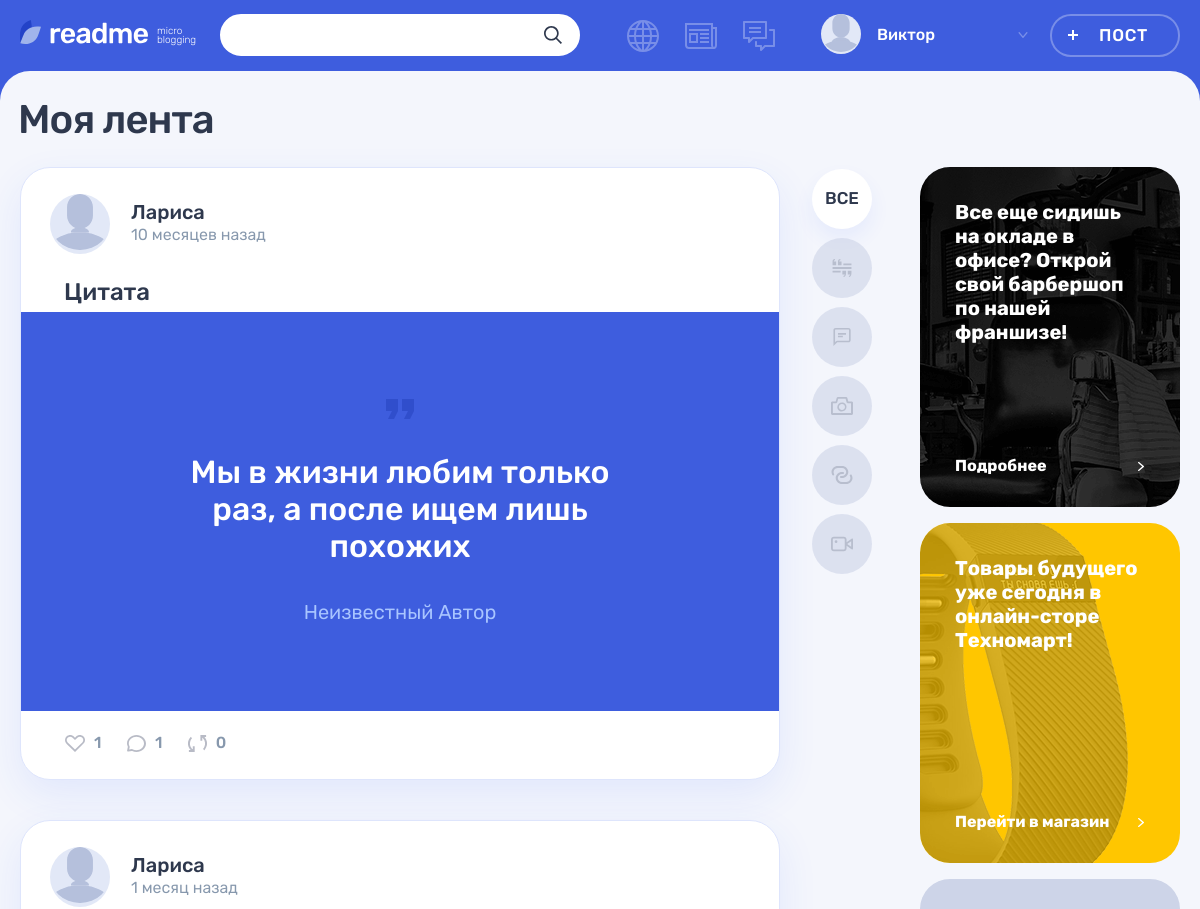
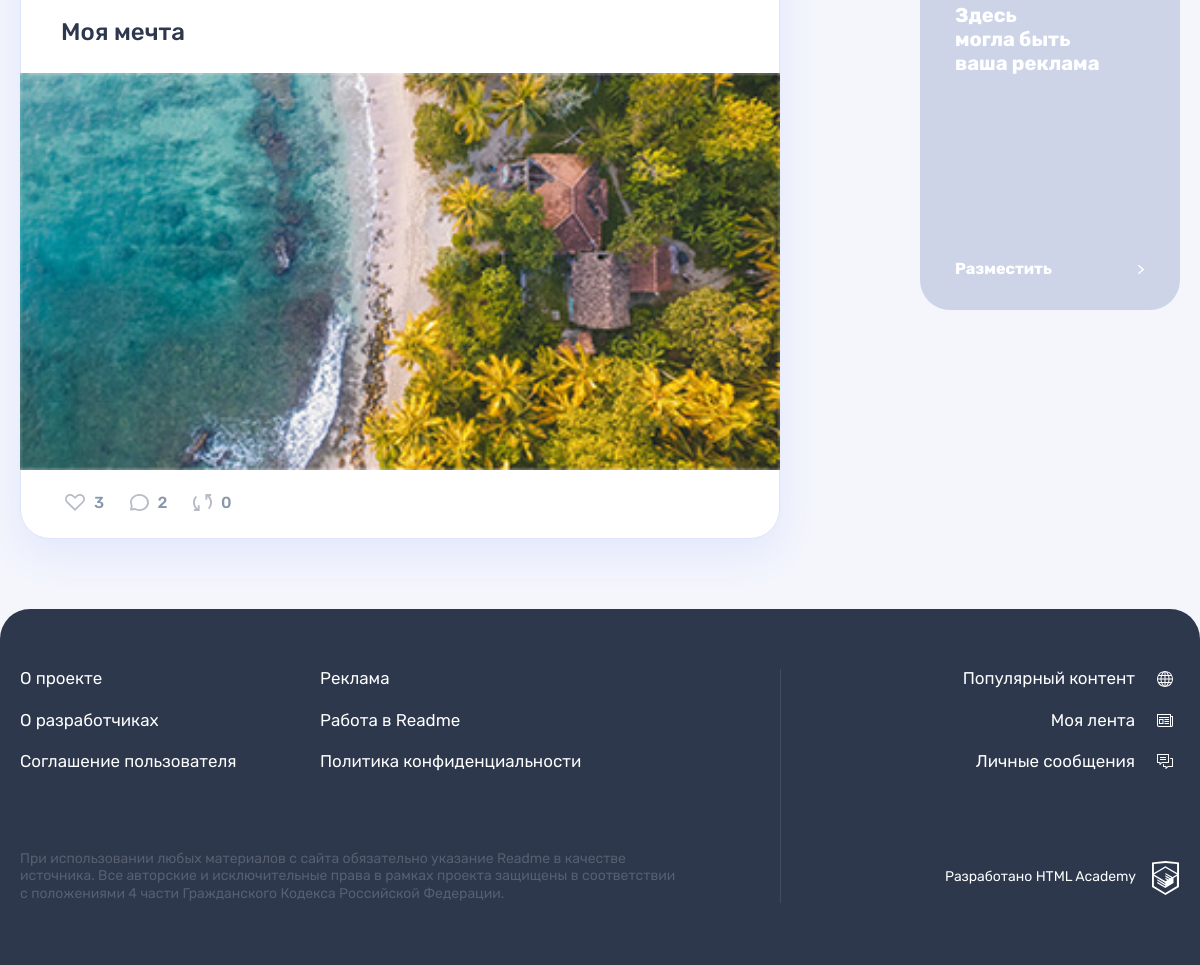
/feed.php (signed in), run on the app's committed database (2 pictures, top to bottom).
### tables this page shows
CREATE TABLE posts (
  id INT UNSIGNED AUTO_INCREMENT PRIMARY KEY,
  date_creation DATETIME NOT NULL DEFAULT CURRENT_TIMESTAMP,
  title VARCHAR(35) NOT NULL,
  content TEXT(1000) DEFAULT NULL,
  quote_author VARCHAR(255) DEFAULT NULL,
  image TEXT DEFAULT NULL,
  video VARCHAR(255) DEFAULT NULL,
  website_link VARCHAR(255) DEFAULT NULL,
  views_number INT DEFAULT 0,
  author_id INT UNSIGNED,
  type_id INT UNSIGNED,
  original_recoding_author INT UNSIGNED,
  original_id INT UNSIGNED,
  repost BOOLEAN DEFAULT NULL,

  FOREIGN KEY (author_id) REFERENCES users (id),
  FOREIGN KEY (type_id) REFERENCES content_type (id),
  FOREIGN KEY (original_recoding_author) REFERENCES users (id),
  FOREIGN KEY (original_id) REFERENCES posts (id)
);

CREATE TABLE users (
  id INT UNSIGNED AUTO_INCREMENT PRIMARY KEY,
  registration_date DATETIME NOT NULL DEFAULT CURRENT_TIMESTAMP,
  email VARCHAR(255) NOT NULL UNIQUE,
  login VARCHAR(10) NOT NULL UNIQUE,
  password VARCHAR(20),
  avatar VARCHAR(255)
);

CREATE TABLE content_type (
  id INT UNSIGNED AUTO_INCREMENT PRIMARY KEY,
  content_title VARCHAR(255) NOT NULL,
  icon_class VARCHAR(255) NOT NULL
);

### helpers.php (called while the page is built, shortened)
<?php
function get_noun_plural_form(int $number, string $one, string $two, string $many): string
{
    $mod10 = $number % 10;
    $mod100 = $number % 100;
    switch (true) {
        case ($mod100 >= 11 && $mod100 <= 20):
            return $many;
        case ($mod10 > 5):
            return $many;
        case ($mod10 === 1):
            return $one;
        case ($mod10 >= 2 && $mod10 <= 4):
            return $two;
        default:
            return $many;
    }
}
function include_template(string $name, array $data = []): string
{
    $name = 'templates/' . $name;
    extract($data);
    require $name;
    return ob_get_clean();
}
function getRelativeFormat(string $date, string $value = "назад"): string
{
    $currentDate = new DateTime("", new DateTimeZone("Europe/Moscow"));
    $publicationDate = new DateTime($date);
    $difference = $currentDate->diff($publicationDate);
    $minutes = $difference->i;
    $hours = $difference->h;
    $days = $difference->d;
    $weeks = floor($days / 7);
    $months = $difference->m;
    $minute = get_noun_plural_form($minutes, 'минуту', 'минуты', 'минут');
    $hour = get_noun_plural_form($hours, 'час', 'часа', 'часов');
    $day = get_noun_plural_form($days, 'день', 'дня', 'дней');
    $week = get_noun_plural_form($weeks, 'неделю', 'недели', 'недель');
    $month = get_noun_plural_form($months, 'месяц', 'месяца', 'месяцев');
    if ($months > 0) {
        $timeDifference = "{$months} {$month} {$value}";
    } elseif ($weeks > 0) {
        $timeDifference = "{$weeks} {$week} {$value}";
    } elseif ($days > 0) {
        $timeDifference = "{$days} {$day} {$value}";
    } elseif ($hours > 0) {
        $timeDifference = "{$hours} {$hour} {$value}";
    } elseif ($minutes > 0) {
        $timeDifference = "{$minutes} {$minute} {$value}";
    } else {
        $timeDifference = "только что";
    }
    return $timeDifference;
}
function getContent(object $connect, string $table): object
{
    $contentType = mysqli_query($connect, "SELECT * FROM $table");
    return $contentType;
}

### templates/feed.php (the view, shortened to what this page needs)
<main class="page__main page__main--feed">
      <div class="container">
        <h1 class="page__title page__title--feed">Моя лента</h1>
      </div>
      <div class="page__main-wrapper container">
        <section class="feed">
          <div class="feed__main-wrapper">
            <div class="feed__wrapper">
              <?php foreach ($posts as $post): ?>
                <article class="feed__post post post-<?= htmlspecialchars($post['icon_class']) ?>">
                    <header class="post__header post__author">
                        <a class="post__author-link" href="profile.php?author_id=<?= htmlspecialchars($post['author_id']) ?>" title="Автор">
                            <div class="post__avatar-wrapper">
                                <img class="post__author-avatar" src="uploads/<?= !empty($post['avatar']) && file_exists('uploads/' . $post['avatar']) ? htmlspecialchars($post['avatar']) : 'icon-input-user.svg' ?>" alt="Аватар пользователя" width="60" height="60">
                            </div>
                            <div class="post__info">
                                <b class="post__author-name"><?= htmlspecialchars($post['login']) ?></b>
                                <span class="post__time"><?= getRelativeFormat($post['date_creation']) ?></span>
                            </div>
                        </a>
                    </header>
                    <div class="post__main">
                        <h2><a href="post.php?post-id=<?= htmlspecialchars($post['id']) ?>"><?= htmlspecialchars($post['title']) ?></a></h2>
                        <?php if ($post['icon_class'] === $types[0]): ?>
                        <blockquote>
                            <p>
                                <?= htmlspecialchars($post['content']) ?>
                            </p>
                            <cite>Неизвестный Автор</cite>
                        </blockquote>
                        <?php elseif ($post['icon_class'] === $types[1]): ?>
                        <p>
                            <?= getCutString(htmlspecialchars($post['content'])) ?>
                        </p>
                        <?php elseif ($post['icon_class'] === $types[2]): ?>
                        <div class="post-photo__image-wrapper">
                            <img src="uploads/<?= htmlspecialchars($post['image']) ?>" alt="Фото от пользователя" width="760" height="396">
                        </div>
                        <?php endif ?>
                        <footer class="post__footer post__indicators">
                            <div class="post__buttons">
                                <a class="post__indicator post__indicator--likes button" href="likes.php?post-id=<?= htmlspecialchars($post['id']) ?>" title="Лайк">
                                    <svg class="post__indicator-icon" width="20" height="17">
                                        <use xlink:href="#icon-heart"></use>
                                    </svg>
                                    <span><?= htmlspecialchars($post['likes']) ?></span>
                                </a>
                                <a class="post__indicator post__indicator--comments button" href="post.php?post-id=<?= htmlspecialchars($post['id']) ?>" title="Комментарии">
                                    <svg class="post__indicator-icon" width="19" height="17">
                                        <use xlink:href="#icon-comment"></use>
                                    </svg>
                                    <span><?= htmlspecialchars($post['comments']) ?></span>
                                </a>
                                <a class="post__indicator post__indicator--repost button" href="repost.php?post-id=<?= htmlspecialchars($post['id']) ?>" title="Репост">
                                    <svg class="post__indicator-icon" width="19" height="17">
                                        <use xlink:href="#icon-repost"></use>
                                    </svg>
                                    <span><?= htmlspecialchars($post['reposts']) ?></span>
                                </a>
                            </div>
                        </footer>
                    </div>
              </article>
              <?php endforeach?>
            </div>
          </div>
          <ul class="feed__filters filters">
            <li class="feed__filters-item filters__item">
              <a class="filters__button <?= $activeClass = !isset($_GET['type_id']) ? 'filters__button--active' : ''; ?>" href="feed.php">
                <span>Все</span>
              </a>
            </li>
            <?php foreach ($contentTypes as $type): ?>
            <li class="feed__filters-item filters__item">
              <a class="filters__button filters__button--<?= $type['icon_class']; ?> button <?= $activeClass = isset($_GET['type_id']) && $_GET['type_id'] === $type['id'] ? 'filters__button--active' : ''; ?>" href="feed.php?type_id=<?= $type['id']; ?>">
                <svg class="filters__icon" width="22" height="18">
                  <use xlink:href="#icon-filter-<?= $type['icon_class']; ?>"></use>
                </svg>
              </a>
            </li>
            <?php endforeach; ?>
          </ul>
        </section>
        <aside class="promo">
          <article class="promo__block promo__block--barbershop">
            <p class="promo__text">
              Все еще сидишь на окладе в офисе? Открой свой барбершоп по нашей франшизе!
            </p>
            <a class="promo__link" href="#">
              Подробнее
            </a>
          </article>
          <article class="promo__block promo__block--technomart">
            <p class="promo__text">
              Товары будущего уже сегодня в онлайн-сторе Техномарт!
            </p>
            <a class="promo__link" href="#">
              Перейти в магазин
            </a>
          </article>
          <article class="promo__block">
            <p class="promo__text">
              Здесь<br> могла быть<br> ваша реклама
            </p>
            <a class="promo__link" href="#">
              Разместить
            </a>
          </article>
        </aside>
      </div>
    </main>

### data on the page
posts: author.login "Лариса", date_creation "10 месяцев назад", title "Цитата", content "Мы в жизни любим только раз, а после ищем лишь похожих", likes "1", comments "1", reposts "0"
posts: author.login "Лариса", date_creation "1 месяц назад", title "Моя мечта", image (picture), likes "3", comments "2", reposts "0"

### other printed values
$userName "Виктор"
$russianValues[$menuElement] "Популярный контент"
$russianValues[$menuElement] "Моя лента"
$russianValues[$menuElement] "Личные сообщения"
